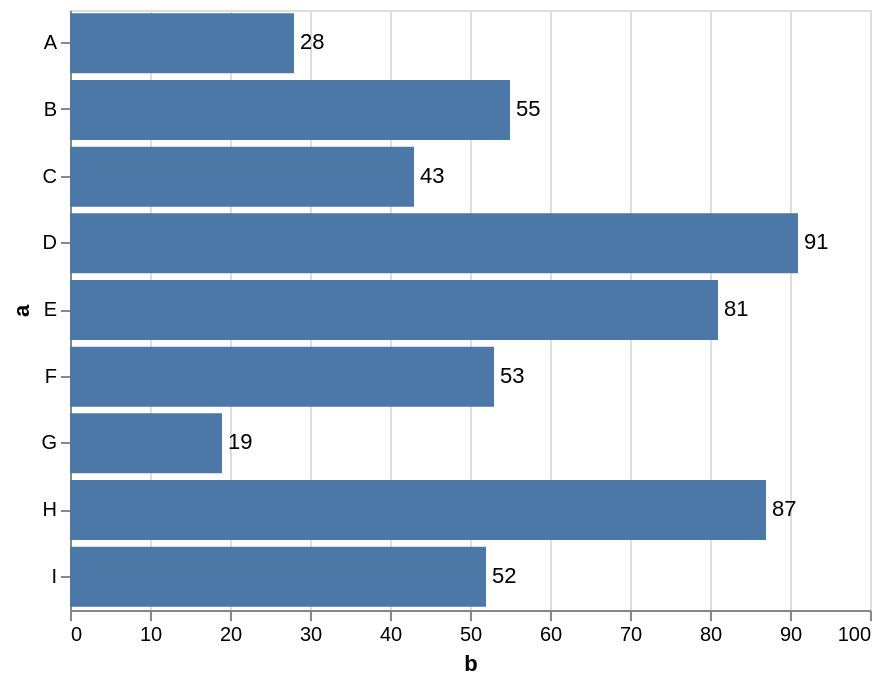

This figure's Vega-Lite source:
### Vega-Lite specification from a JSON file in a GitHub repository (floating-point values rounded to 4 significant figures)
{"config": {"view": {"height": 300, "width": 400}}, "layer": [{"encoding": {"y": {"field": "a", "type": "nominal"}, "x": {"field": "b", "type": "quantitative"}}, "data": {"values": [{"a": "A", "b": 28}, {"a": "B", "b": 55}, {"a": "C", "b": 43}, {"a": "D", "b": 91}, {"a": "E", "b": 81}, {"a": "F", "b": 53}, {"a": "G", "b": 19}, {"a": "H", "b": 87}, {"a": "I", "b": 52}]}, "mark": "bar"}, {"encoding": {"y": {"field": "a", "type": "nominal"}, "x": {"field": "b", "type": "quantitative"}, "text": {"field": "b", "type": "quantitative"}}, "data": {"values": [{"a": "A", "b": 28}, {"a": "B", "b": 55}, {"a": "C", "b": 43}, {"a": "D", "b": 91}, {"a": "E", "b": 81}, {"a": "F", "b": 53}, {"a": "G", "b": 19}, {"a": "H", "b": 87}, {"a": "I", "b": 52}]}, "mark": {"align": "left", "type": "text", "dx": 3, "baseline": "middle"}}], "$schema": "https://vega.github.io/schema/vega-lite/v2.4.1.json"}
